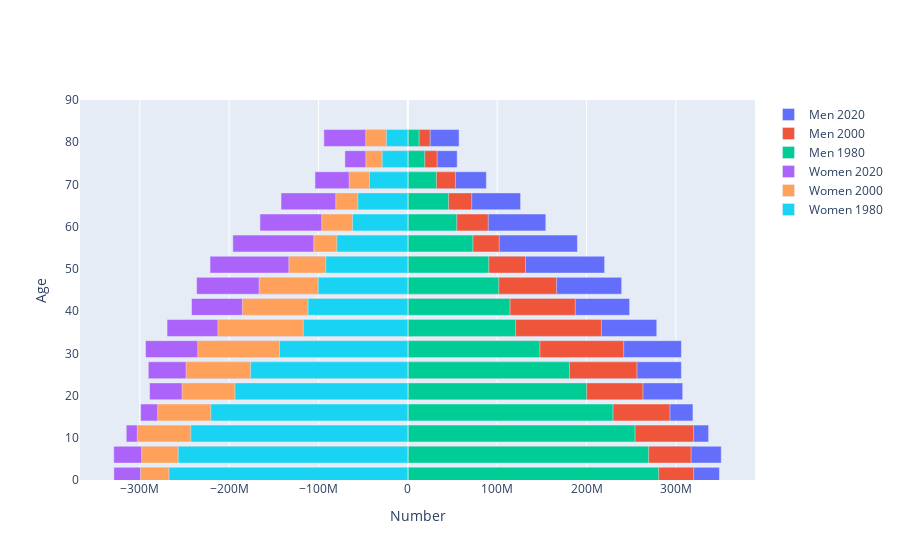

The notebook cell this image was saved under:
### Markdown cell above
Let&rsquo;s try a more ambitious visualization, showing how the shape of the population pyramid has changed decade by decade.

### Code cell
# Count down by increments of 20 years
years = range(2020,1960,-20)

# This makes a list of graphs, year by year
bins = [go.Bar(x = df.loc[str(year),:].filter(regex="Male").values,
               y = [int(s[:2])+1 for s in age_ranges],
               orientation='h',
               name='Men {:d}'.format(year),
               hoverinfo='skip'
              )
        for year in years]
          
bins += [go.Bar(x = -df.loc[str(year),:].filter(regex="Female").values,
                y=[int(s[:2])+1 for s in age_ranges],
                orientation='h',
                name='Women {:d}'.format(year),
                hoverinfo='skip',
               )
         for year in years]

py.iplot(dict(data=bins, layout=layout))

### Figure 1 — Plotly figure (JSON) as saved in the notebook; plotly's stock layout.template omitted (floating-point values rounded to 4 significant figures)
{"data": [{"hoverinfo": "skip", "name": "Men 2020", "orientation": "h", "type": "bar", "x": [348811843, 350830365, 336664280, 319156718, 307679629, 306211726, 306266705, 278640311, 248236670, 239355352, 220278991, 189860508, 154440614, 126205526, 87911407, 55248473, 57359239], "y": [1, 6, 11, 16, 21, 26, 31, 36, 41, 46, 51, 56, 61, 66, 71, 76, 81]}, {"hoverinfo": "skip", "name": "Men 2000", "orientation": "h", "type": "bar", "x": [319947454, 317085952, 319870427, 293445532, 263094592, 256458181, 241585037, 216703667, 187436101, 166501073, 131738554, 102296144, 90035292, 71463003, 53316050, 32840343, 25022711], "y": [1, 6, 11, 16, 21, 26, 31, 36, 41, 46, 51, 56, 61, 66, 71, 76, 81]}, {"hoverinfo": "skip", "name": "Men 1980", "orientation": "h", "type": "bar", "x": [280764201, 269517615, 254320531, 229605798, 200112152, 180986318, 147779090, 120596456, 114432269, 101742304, 90547234, 72797464, 54728199, 45560238, 31983959, 18860825, 12616643], "y": [1, 6, 11, 16, 21, 26, 31, 36, 41, 46, 51, 56, 61, 66, 71, 76, 81]}, {"hoverinfo": "skip", "name": "Women 2020", "orientation": "h", "type": "bar", "x": [-329041541, -329195144, -315193137, -299084307, -289085215, -290518089, -293649516, -269532767, -242130383, -236434353, -221422176, -195883003, -165529683, -141960156, -103925353, -70455922, -94006592], "y": [1, 6, 11, 16, 21, 26, 31, 36, 41, 46, 51, 56, 61, 66, 71, 76, 81]}, {"hoverinfo": "skip", "name": "Women 2000", "orientation": "h", "type": "bar", "x": [-299176185, -297917803, -302850456, -280015254, -252662959, -248149260, -235168152, -212545788, -185210979, -166483260, -133190888, -105259506, -96389771, -80630658, -65710609, -47015814, -47104089], "y": [1, 6, 11, 16, 21, 26, 31, 36, 41, 46, 51, 56, 61, 66, 71, 76, 81]}, {"hoverinfo": "skip", "name": "Women 1980", "orientation": "h", "type": "bar", "x": [-267412793, -256998617, -243007693, -220578126, -193604096, -176040198, -143616280, -117063946, -111724821, -100334966, -91860082, -79514338, -61979997, -55944386, -42979023, -28700454, -24037333], "y": [1, 6, 11, 16, 21, 26, 31, 36, 41, 46, 51, 56, 61, 66, 71, 76, 81]}], "layout": {"barmode": "overlay", "xaxis": {"title": {"text": "Number"}}, "yaxis": {"range": [0, 90], "title": {"text": "Age"}}}}
